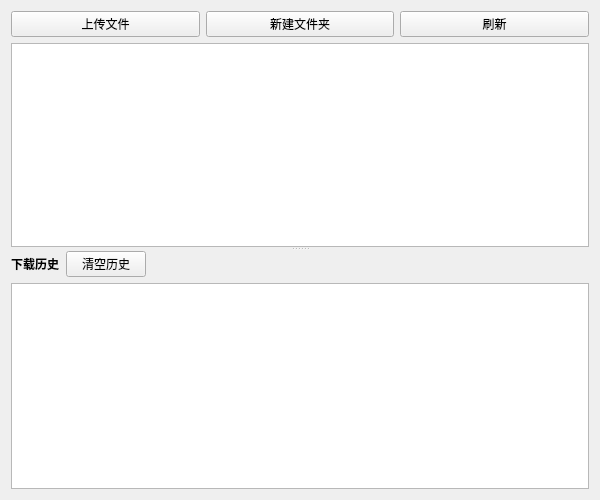
<?xml version="1.0" encoding="UTF-8"?>
<ui version="4.0">
 <class>DriveView</class>
 <widget class="QWidget" name="DriveView">
  <property name="geometry">
   <rect>
    <x>0</x>
    <y>0</y>
    <width>600</width>
    <height>500</height>
   </rect>
  </property>
  <property name="windowTitle">
   <string>Personal Drive</string>
  </property>
  <layout class="QGridLayout" name="gridLayout">
   <item row="0" column="0">
    <layout class="QVBoxLayout" name="verticalLayout">
     <item>
      <layout class="QHBoxLayout" name="horizontalLayout">
       <item>
        <layout class="QHBoxLayout" name="horizontalLayout_2">
         <item>
          <widget class="QPushButton" name="PushFileBtn">
           <property name="text">
            <string>上传文件</string>
           </property>
          </widget>
         </item>
         <item>
          <widget class="QPushButton" name="NewFloderBtn">
           <property name="text">
            <string>新建文件夹</string>
           </property>
          </widget>
         </item>
         <item>
          <widget class="QPushButton" name="RefreshBtn">
           <property name="text">
            <string>刷新</string>
           </property>
          </widget>
         </item>
        </layout>
       </item>
      </layout>
     </item>
     <item>
      <widget class="QSplitter" name="splitter">
       <property name="orientation">
        <enum>Qt::Vertical</enum>
       </property>
       <widget class="QTableView" name="tableView"/>
       <widget class="QWidget" name="downloadHistoryWidget">
        <layout class="QVBoxLayout" name="verticalLayout_2">
         <item>
          <layout class="QHBoxLayout" name="horizontalLayout_3">
           <item>
            <widget class="QLabel" name="downloadHistoryLabel">
             <property name="text">
              <string>下载历史</string>
             </property>
             <property name="font">
              <font>
               <weight>75</weight>
               <bold>true</bold>
              </font>
             </property>
            </widget>
           </item>
           <item>
            <widget class="QPushButton" name="clearHistoryBtn">
             <property name="text">
              <string>清空历史</string>
             </property>
            </widget>
           </item>
           <item>
            <spacer name="horizontalSpacer">
             <property name="orientation">
              <enum>Qt::Horizontal</enum>
             </property>
             <property name="sizeHint" stdset="0">
              <size>
               <width>40</width>
               <height>20</height>
              </size>
             </property>
            </spacer>
           </item>
          </layout>
         </item>
         <item>
          <widget class="QTableView" name="downloadHistoryTableView"/>
         </item>
        </layout>
       </widget>
      </widget>
     </item>
    </layout>
   </item>
  </layout>
 </widget>
 <resources/>
 <connections/>
</ui>
